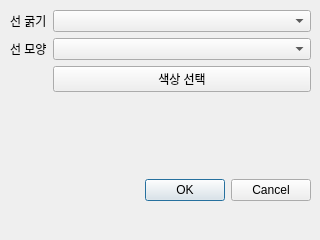
<?xml version="1.0" encoding="UTF-8"?>
<ui version="4.0">
 <class>ChannelStyleDialog</class>
 <widget class="QDialog" name="ChannelStyleDialog">
  <property name="geometry">
   <rect>
    <x>0</x>
    <y>0</y>
    <width>320</width>
    <height>240</height>
   </rect>
  </property>
  <property name="windowTitle">
   <string>channel_name</string>
  </property>
  <widget class="QWidget" name="verticalLayoutWidget">
   <property name="geometry">
    <rect>
     <x>10</x>
     <y>10</y>
     <width>301</width>
     <height>191</height>
    </rect>
   </property>
   <layout class="QVBoxLayout" name="verticalLayout">
    <item>
     <layout class="QFormLayout" name="formLayout">
      <item row="0" column="0">
       <widget class="QLabel" name="label">
        <property name="text">
         <string>선 굵기</string>
        </property>
       </widget>
      </item>
      <item row="1" column="0">
       <widget class="QLabel" name="label_2">
        <property name="text">
         <string>선 모양</string>
        </property>
       </widget>
      </item>
      <item row="1" column="1">
       <widget class="QComboBox" name="lineStyleBox"/>
      </item>
      <item row="2" column="1">
       <widget class="QPushButton" name="lineColorButton">
        <property name="text">
         <string>색상 선택</string>
        </property>
       </widget>
      </item>
      <item row="0" column="1">
       <widget class="QComboBox" name="lineWidthBox"/>
      </item>
     </layout>
    </item>
    <item>
     <widget class="QDialogButtonBox" name="buttonBox">
      <property name="orientation">
       <enum>Qt::Horizontal</enum>
      </property>
      <property name="standardButtons">
       <set>QDialogButtonBox::Cancel|QDialogButtonBox::Ok</set>
      </property>
     </widget>
    </item>
   </layout>
  </widget>
 </widget>
 <resources/>
 <connections>
  <connection>
   <sender>buttonBox</sender>
   <signal>accepted()</signal>
   <receiver>ChannelStyleDialog</receiver>
   <slot>accept()</slot>
   <hints>
    <hint type="sourcelabel">
     <x>248</x>
     <y>254</y>
    </hint>
    <hint type="destinationlabel">
     <x>157</x>
     <y>274</y>
    </hint>
   </hints>
  </connection>
  <connection>
   <sender>buttonBox</sender>
   <signal>rejected()</signal>
   <receiver>ChannelStyleDialog</receiver>
   <slot>reject()</slot>
   <hints>
    <hint type="sourcelabel">
     <x>316</x>
     <y>260</y>
    </hint>
    <hint type="destinationlabel">
     <x>286</x>
     <y>274</y>
    </hint>
   </hints>
  </connection>
 </connections>
</ui>
